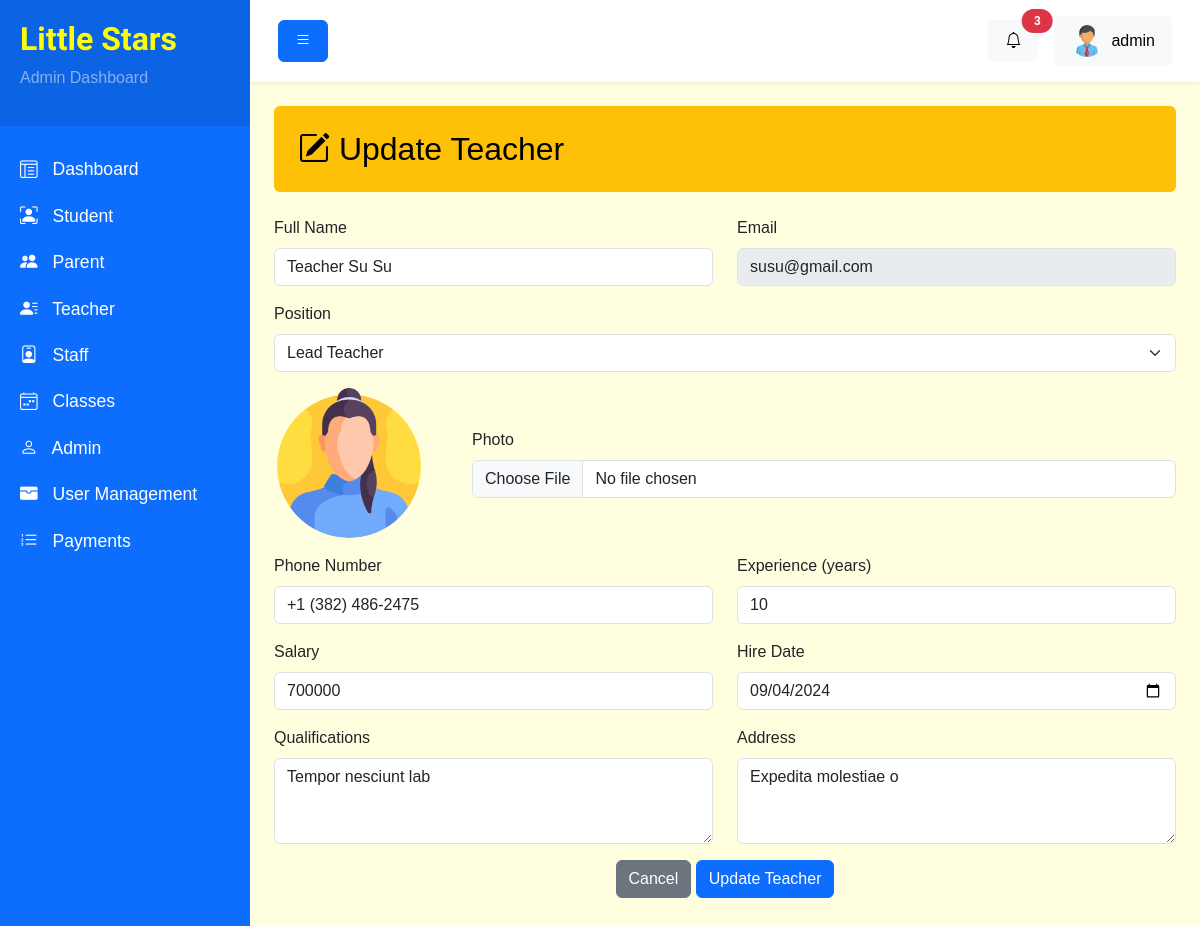
Screenshot of /backend/teachers-edit.php?id=29 (signed in) with the database file from the repository.
### tables this page shows
CREATE TABLE `Teachers` (
  `teacher_id` int NOT NULL,
  `user_id` int NOT NULL,
  `name` varchar(50) NOT NULL,
  `photo` varchar(255) DEFAULT NULL,
  `position` varchar(255) DEFAULT NULL,
  `phone` varchar(50) NOT NULL,
  `experience` varchar(50) DEFAULT NULL,
  `qualification` varchar(255) DEFAULT NULL,
  `hire_date` date NOT NULL,
  `salary` int DEFAULT NULL,
  `address` text
);

CREATE TABLE `Users` (
  `user_id` int NOT NULL,
  `email` varchar(100) NOT NULL,
  `password` varchar(255) NOT NULL,
  `role` enum('Teacher','Staff','Parent','Admin') NOT NULL,
  `status` enum('active','suspend','pending') NOT NULL DEFAULT 'active',
  `created_at` timestamp NULL DEFAULT CURRENT_TIMESTAMP,
  `updated_at` timestamp NOT NULL DEFAULT CURRENT_TIMESTAMP
);

### backend/teachers-edit.php (the view, shortened to what this page needs)
<?php include '../database/db.php'; ?>
<?php include 'layouts/header.php'; ?>
<?php
    if(isset($_GET['id'])) {
        $teacher_id = filter_var($_GET['id'], FILTER_SANITIZE_NUMBER_INT);
        $teacher_id = trim($teacher_id);
        $get_teacher_query = "SELECT * FROM Teachers LEFT JOIN Users ON Teachers.user_id = Users.user_id WHERE teacher_id = :teacher_id";
        $statement = $pdo->prepare($get_teacher_query);
        $statement->bindParam(":teacher_id", $teacher_id, PDO::PARAM_INT);
        $statement->execute();
        $teacher = $statement->fetch(PDO::FETCH_ASSOC);
    }
?>
    <div class="wrapper">
        <?php include 'components/sidebar.php'; ?>
        <div id="content">
            <?php include 'components/top-nav.php'; ?>
            <div class="container-fluid p-4">
                <div class="bg-warning text-black p-4 rounded  d-flex justify-content-between align-items-center mb-4">
                    <h2 class="mb-0"><i class="bi bi-pencil-square"></i> Update Teacher</h2>
                </div>
                <form action="teachers-edit.php?id=<?= $teacher['teacher_id'] ?>" method="POST" enctype="multipart/form-data" >
                    <div class="row">
                        <div class="col-lg-6 mb-3">
                            <label class="form-label">Full Name</label>
                            <input type="text" name="name" class="form-control" value="<?= $teacher['name'] ?>" required >
                        </div>
                        <div class="col-lg-6 mb-3">
                            <label class="form-label">Email</label>
                            <input type="email" class="form-control" value="<?= $teacher['email'] ?>" disabled>
                        </div>
                    </div>
                    <div class="row">
                        <div class="col-lg-12 mb-3">
                            <label class="form-label">Position</label>
                            <select class="form-select" name="position" id="position" required>
                                <?php
                                    $positions = ['Lead Teacher', 'Assistant Teacher', 'Substitute Teacher'];
                                ?>
                                <?php foreach($positions as $position) : ?>
                                    <option
                                    <?php if ($teacher['position'] == $position) : ?> selected <?php endif; ?>
                                    value="<?= $position; ?>"><?= $position; ?></option>
                                <?php endforeach; ?>
                            </select>
                        </div>
                    </div>
                    <div class="row">
                        <div class="col-lg-12 mb-3 d-flex align-items-center justify-content-center">
                            <div id="preview-image"><img src="<?= $teacher['photo'] ? 'uploads/' . $teacher['photo'] : 'https://placehold.co/150' ?>" class="rounded-circle" style="max-width: 150px; height: auto" alt="Teacher"></div>
                            <div class="w-100 ps-5">
                                <label class="form-label" for="photo">Photo</label>
                                <input accept="image/jpeg, image/png, image/jpg" type="file" name="photo" class="form-control" id="photo">
                            </div>
                        </div>
                    </div>
                    <div class="row">
                        <div class="col-lg-6 mb-3">
                            <label class="form-label">Phone Number</label>
                            <input type="tel" name="phone" class="form-control" value="<?= $teacher['phone'] ?>" required>
                        </div>
                        <div class="col-lg-6 mb-3">
                            <label class="form-label">Experience (years)</label>
                            <input type="number" name="experience" class="form-control" value="<?= $teacher['experience'] ?>" required>
                        </div>
                    </div>
                    <div class="row">
                        <div class="col-lg-6 mb-3">
                            <label class="form-label">Salary</label>
                            <input type="number" name="salary" class="form-control" value="<?= $teacher['salary'] ?>" required>
                        </div>
                        <div class="col-lg-6 mb-3">
                            <label class="form-label">Hire Date</label>
                            <input type="date" name="hiredate" class="form-control" value="<?= $teacher['hire_date'] ?>" required>
                        </div>
                    </div>
                    <div class="row">
                        <div class="col-lg-6 mb-3">
                                <label class="form-label">Qualifications</label>
                                <textarea class="form-control" name="qualification"rows="3" required><?= $teacher['qualification'] ?></textarea>
                            </div>
                        <div class="col-lg-6 mb-3">
                            <label class="form-label">Address</label>
                            <textarea class="form-control" name="address" rows="3" required><?= $teacher['address'] ?></textarea>
                        </div>
                    </div>
                    <div class="row">
                        <div class="col-lg-8 offset-lg-2 mb-3 text-center">
                            <a href="teachers.php" class="btn btn-secondary">Cancel</a>
                            <button type="submit" name="update_teacher" class="btn btn-primary">Update Teacher</button>
                        </div>
                    </div>
                </form>
            </div>
        </div>
    </div>
<?php include 'layouts/footer.php'; ?>

### backend/css/style.css (style rules this page uses)
body { background: #f8f9fa; font-family: "Arial", sans-serif; }
.wrapper { display: flex; width: 100%; }
#content { width: 100%; min-height: 100vh; }

### backend/layouts/header.php (style rules this page uses)
body { background-color: lightyellow !important; }

### rows the page displays
teachers: name "Teacher Su Su", user.email "susu@gmail.com", position "Lead Teacher", photo (picture), phone "+1 (382) 486-2475", experience "10", salary "700000", hiredate "09/04/2024", qualification "Tempor nesciunt lab", address "Expedita molestiae o"

### other values shown
$item['name'] "Dashboard"
$item['name'] "Student"
$item['name'] "Parent"
$item['name'] "Teacher"
$item['name'] "Staff"
$item['name'] "Classes"
$item['name'] "Admin"
$item['name'] "User Management"
$item['name'] "Payments"
$_SESSION['admin_user']['name'] "admin"
